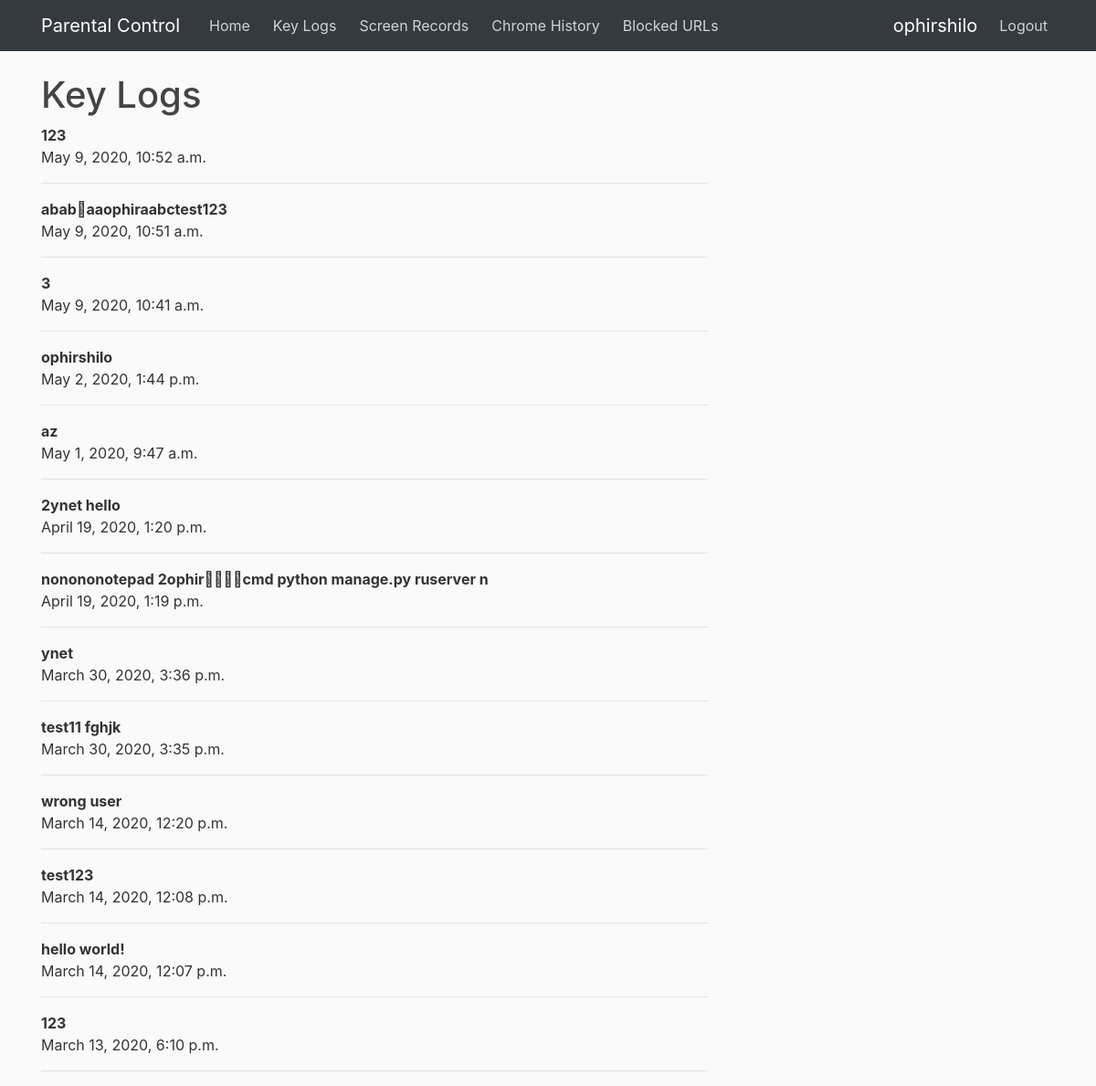
The page /children/keylogs/ (signed in) on the database as committed earlier.
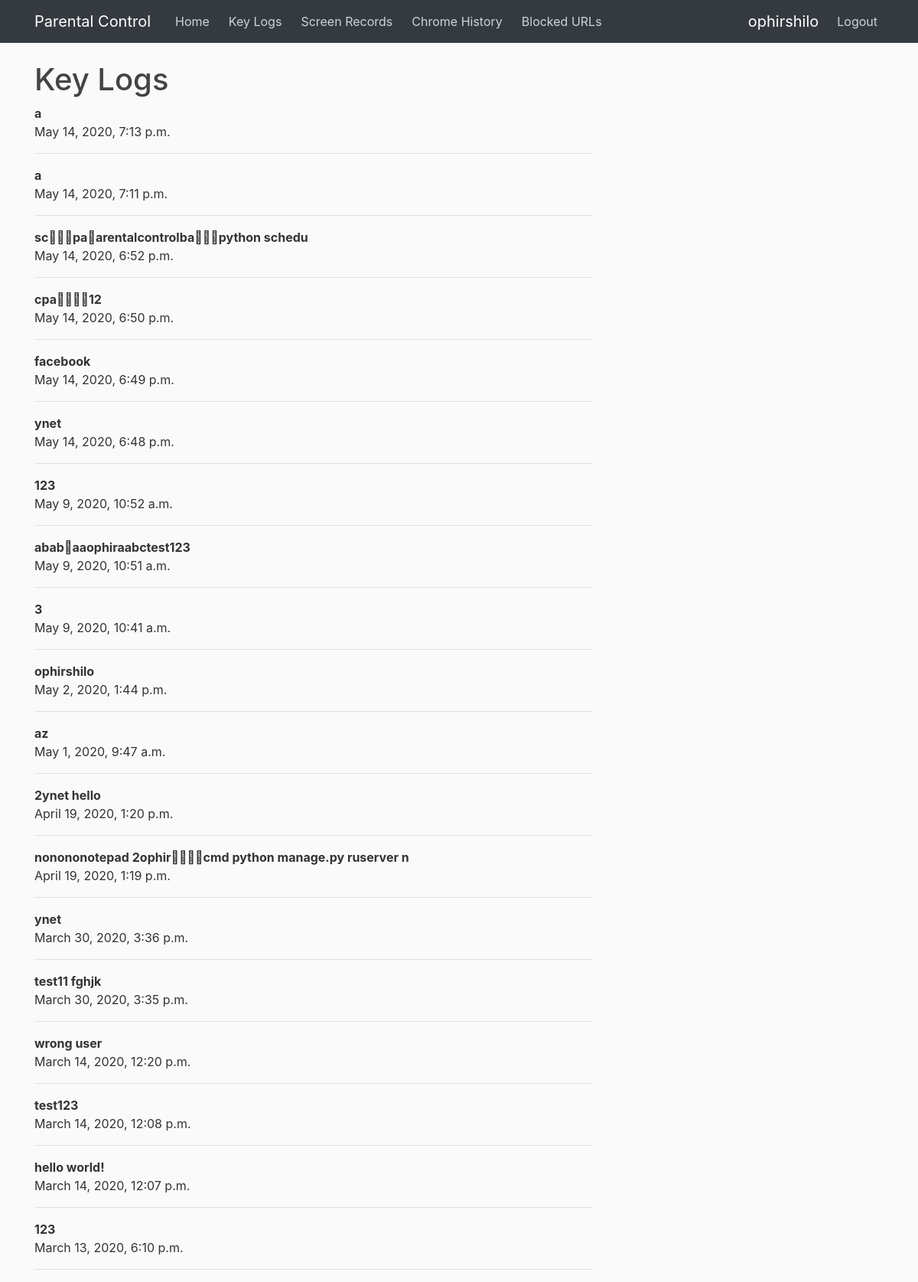
The same page on the database as committed later.
### send/models.py (models this page shows)
class KeyLog(models.Model):
    content = models.CharField(max_length=1000)
    writeTime = models.DateTimeField(auto_now_add=True)
    user = models.ForeignKey(User, on_delete=models.CASCADE, default=1)

### children/views.py (the view)
def keylogs(request):
    if not request.user.is_authenticated:
        return redirect('login')
    context = {
        'keylogs': KeyLog.objects.filter(user=request.user).order_by('-writeTime')
    }
    return render(request, 'children/keylogs.html', context)

### children/templates/children/keylogs.html (shortened to what this page needs)
{% extends "children/base.html" %}
{% block content %}
    <h1>Key Logs</h1>
    {% for keylog in keylogs %}
        {% if keylog.content %}
            <b>{{ keylog.content }}</b>
            <br/>
            <span>{{ keylog.writeTime }}</span>
            <hr/>
        {% endif %}
    {% endfor %}
{% endblock content %}

### children/templates/children/base.html (shortened to what this page needs)
{% load static %}
<!DOCTYPE html>
<html lang="en">
    <head>
        <link rel="stylesheet" href="https://maxcdn.bootstrapcdn.com/bootstrap/4.0.0/css/bootstrap.min.css">
        <link rel="stylesheet" href="{% static 'children/main.css' %}">
    </head>
    <body>
        <header class="site-header">
            <nav class="navbar navbar-expand-md navbar-dark bg-dark fixed-top">
                <div class="container">
                    <a class="navbar-brand mr-4" href="/">Parental Control</a>
                    <div class="collapse navbar-collapse" id="navbarToggle">
                        <div class="navbar-nav mr-auto">
                            <a class="nav-item nav-link" href="{% url 'child-home' %}">Home</a>&nbsp;&nbsp;
                            {% if user.is_authenticated %}
                            <a class="nav-item nav-link" href="{% url 'child-keylogs' %}">Key Logs</a>&nbsp;&nbsp;
                            <a class="nav-item nav-link" href="{% url 'child-records-years' %}">Screen Records </a>&nbsp;&nbsp;
                            <a class="nav-item nav-link" href="{% url 'child-history' %}">Chrome History</a>&nbsp;&nbsp;
                            <a class="nav-item nav-link" href="{% url 'child-blockurl' %}">Blocked URLs</a>&nbsp;&nbsp;
                            {% endif %}
                        </div>
                        <div class="navbar-nav">
                            {% if user.is_authenticated %}
                                <span class="navbar-brand">{{ user.username }}</span>
                                <a class="nav-item nav-link" href="{% url 'logout' %}">Logout</a>
                            {% else %}
                                <a class="nav-item nav-link" href="{% url 'login' %}">Login</a>
                                <a class="nav-item nav-link" href="{% url 'register' %}">Register</a>
                            {% endif %}
                        </div>
                    </div>
                </div>
            </nav>
        </header>
        <main role="main" class="container">
            <div class="row">
                <div class="col-md-8">
                    {% block content %}{% endblock %}
                </div>
            </div>
        </main>
    </body>
</html>

### children/static/children/main.css (style rules this page uses)
body { background: #fafafa; color: #333333; margin-top: 5rem; }
h1, h2, h3, h4, h5, h6 { color: #444444; }
.site-header .navbar-nav .nav-link { color: #cbd5db; }

Rows that differ between the two databases and show on the page:
added KeyLog: content "a", writeTime "May 14, 2020, 7:13 p.m."
added KeyLog: content "a", writeTime "May 14, 2020, 7:11 p.m."
added KeyLog: content "sc\b\b\bpa\barentalcontrolba\b\b\bpython schedu", writeTime "May 14, 2020, 6:52 p.m."
added KeyLog: content "cpa\b\b\b\b12", writeTime "May 14, 2020, 6:50 p.m."
added KeyLog: content "facebook", writeTime "May 14, 2020, 6:49 p.m."
added KeyLog: content "ynet", writeTime "May 14, 2020, 6:48 p.m."
